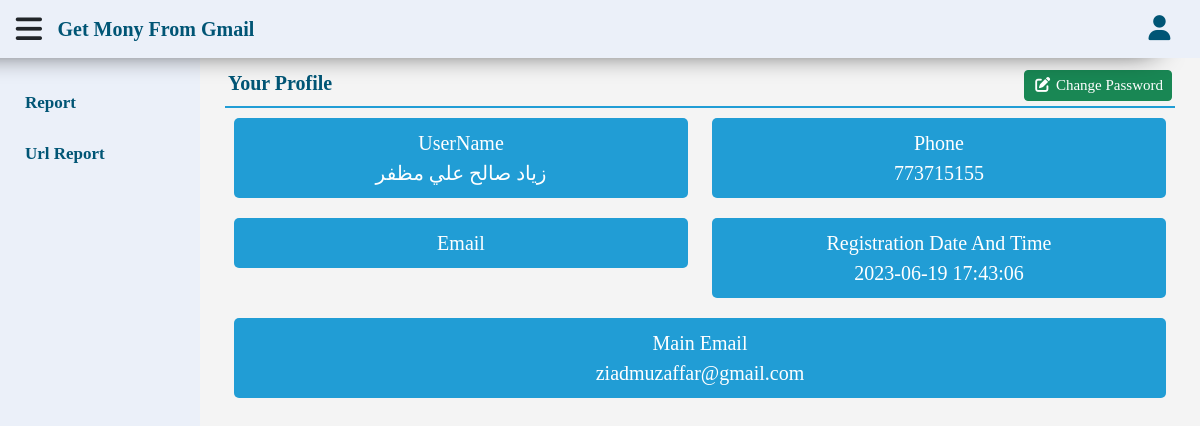
Page /gmr/accounts.php?Page=Profile (signed in) on the committed database.
### tables this page shows
CREATE TABLE `users` (
  `id` int(11) NOT NULL,
  `username` text NOT NULL,
  `pass` text NOT NULL,
  `phone` text NOT NULL,
  `main_email` varchar(255) NOT NULL,
  `email` text NOT NULL,
  `us_date` timestamp NOT NULL DEFAULT current_timestamp(),
  `active` int(1) NOT NULL DEFAULT 1,
  `type` int(1) NOT NULL DEFAULT 2
);

### gmr/function.php (called while the page is built, shortened)
<?php
function filterPage() {
    if (isset($_GET['Page']) && !empty($_GET['Page'])) {
        return filter_var($_GET['Page'], FILTER_SANITIZE_STRING);
    }
}
function getItem($table, $value, $where, $select) {
    global $con;
    $statment = $con->prepare("SELECT * FROM $table WHERE $where");
    $statment->execute(array($value));
    $fetch = $statment->fetch();
    return $fetch[$select];
}

### gmr/inc/page/accounts/profile.php (the view, shortened to what this page needs)
<?php $username = $_SESSION['foursan'] ?>
<div class="content">
    <nav class="navbar navbar-expand-lg">
        <a class="navbar-brand">
            <span><?php echo $pageTitle ?></span>
        </a>
        <div class="collapse navbar-collapse" id="navbarSupportedContent">
            <ul class="navbar-nav me-auto mb-2 mb-lg-0">
                <li class="nav-item">
                    <a class="nav-link btn btn-success btn-sm" aria-current="page" href="?Page=Edit">
                        <i class="fa fa-edit fa-fw"></i>
                        <span>Change Password</span>
                    </a>
                </li>
            </ul>
        </div>
    </nav>
    <div class="container">
        <div class="profile">
            <div class="row text-center">
                <div class="col-sm-6">
                    <div class="pro">
                        <p>UserName</p>
                        <p><?php echo $username ?></p>
                    </div>
                </div>
                <div class="col-sm-6">
                    <div class="pro">
                        <p>Phone</p>
                        <p><?php echo getItem('users',$username,'username=?','phone') ?></p>
                    </div>
                </div>
                <div class="col-sm-6">
                    <div class="pro">
                        <p>Email</p>
                    </div>
                </div>
                <div class="col-sm-6">
                    <div class="pro">
                        <p>Registration Date And Time</p>
                        <p><?php echo getItem('users',$username,'username=?','us_date') ?></p>
                    </div>
                </div>
                <div class="col-12">
                    <div class="pro">
                        <p>Main Email</p>
                        <p><?php echo getItem('users',$username,'username=?','main_email') ?></p>
                    </div>
                </div>
            </div>
        </div>
    </div>
</div>

### gmr/lay/css/style.css (style rules this page uses)
:root { --background: #ebf0f9; --primary: white; --secondry: #005575; --third: #219dd5; }
* { box-sizing: border-box; font-family: 'Cairo'; }
body { background-color: #f4f4f4; }
ul { list-style: none; }
a { text-decoration: none; }
P, ul, h1, h2, h3, h4, h5, h6 { margin: 0; padding: 0; }
.row { margin: 0; }
.content { position: relative; top: 50px; left: 200px; width: calc(100% - 200px); transition: .3s; padding: 10px; }
.navbar { border-bottom: 2px solid var(--third); margin: 0 15px 10px; padding: 3px; }
.navbar .navbar-brand { color: var(--secondry); font-weight: bold; font-size: 20px; margin: 0; }
.navbar ul { margin: 5px 0; }
.navbar ul a,.navbar ul a:hover,.navbar ul a:focus { padding: 3px; color: white; font-size: 15px; }
.profile .pro { background-color: var(--third); padding: 10px; margin-bottom: 20px; border-radius: 5px; }
.profile .pro p { color: var(--primary); font-size: 20px; }

### rows in the picture
users: phone "773715155", us_date "2023-06-19 17:43:06", main_email "ziadmuzaffar@gmail.com"

### other values in the picture
$pageTitle "Your Profile"
$username "زياد صالح علي مظفر"
